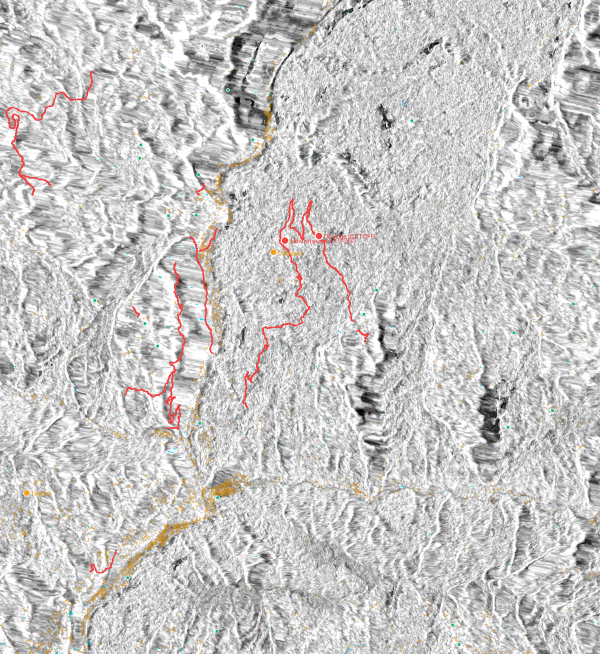
#> input picture submission/situation_map.png, 1200 x 1307 px (shown at 1/2 size)
$ python generate_walkthrough_animation.py
#> lines starting #> are read from the running program, lines starting #| are printed output that depends on the picture
"""
Generates an animated multi-frame demonstration walkthrough (demo_walkthrough.webp)
illustrating the dynamic swipe comparison, multi-layer overlay, point inspector drawer,
and EMSR927 independent validation.
"""

from pathlib import Path
import numpy as np
from PIL import Image, ImageDraw, ImageFont

def generate_walkthrough():
    workspace = Path(__file__).resolve().parent.parent
    sub_dir = workspace / "submission"
    run_dir = workspace / "runs" / "flood_20261014_082338_45889d"

    # Load base images
    sit_map_path = sub_dir / "situation_map.png"
    val_map_path = sub_dir / "emsr927_validation_comparison.png"

    if not sit_map_path.is_file() or not val_map_path.is_file():
        print("Required images not found.")
        return

    sit_img = Image.open(sit_map_path).convert("RGBA").resize((1200, 750))
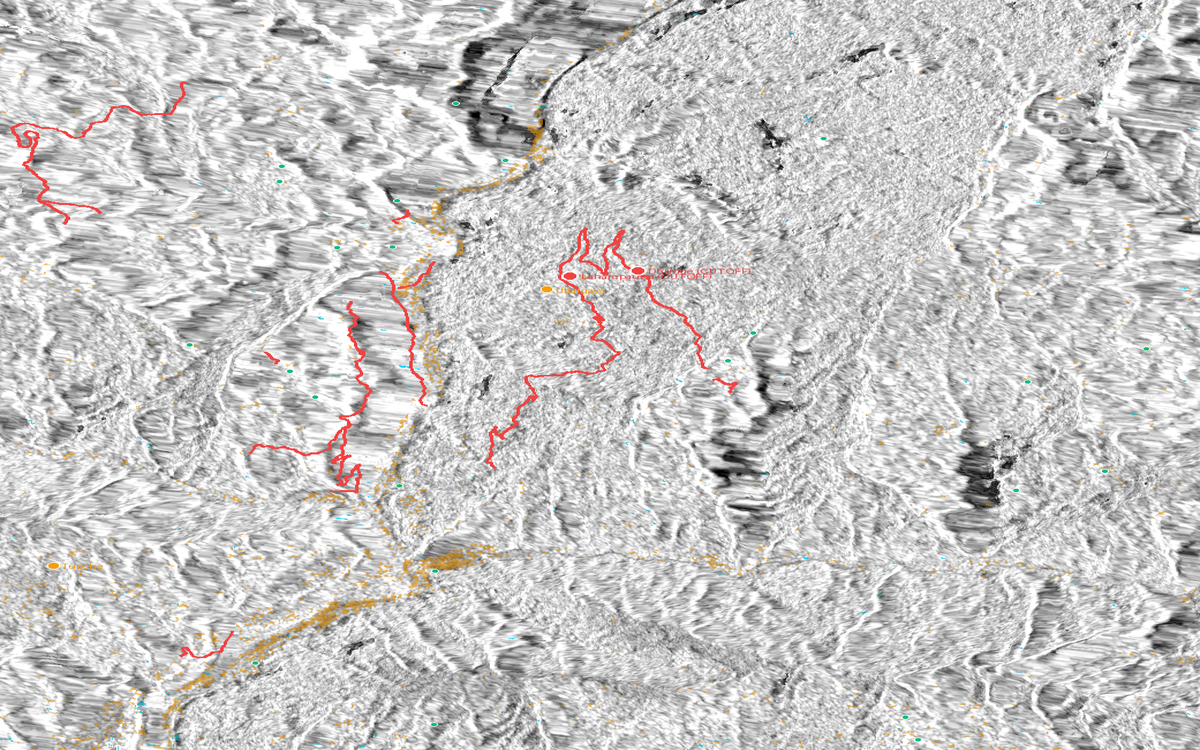
#> sit_img: PIL image 1200x750 RGBA; mean R, G, B, A 200, 198.4, 197.4, 255
    val_img = Image.open(val_map_path).convert("RGBA").resize((1200, 750))
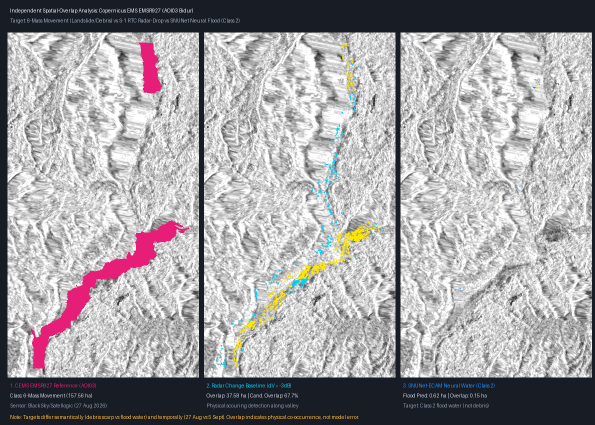
#> input picture submission/emsr927_validation_comparison.png, 1189 x 850 px (shown at 1/2 size)
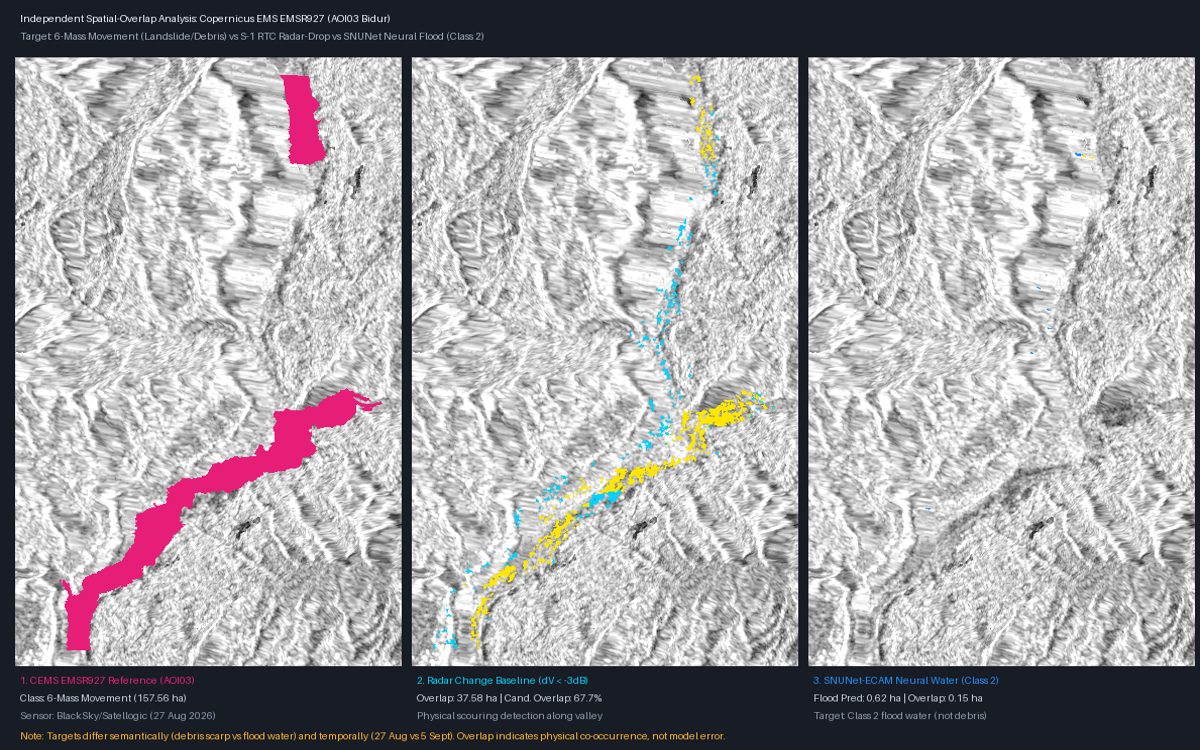
#> val_img: PIL image 1200x750 RGBA; mean R, G, B, A 163.9, 161.9, 164.2, 255

    # Also load pre and post SAR to create realistic swipe animation frames
    import rasterio
    with rasterio.open(run_dir / "rasters" / "pre_vv.tif") as s_pre:
        pre_db = 10.0 * np.log10(np.clip(s_pre.read(1), 1e-5, None))
    with rasterio.open(run_dir / "rasters" / "post_vv.tif") as s_post:
        post_db = 10.0 * np.log10(np.clip(s_post.read(1), 1e-5, None))

    pre_norm = (np.clip((pre_db - (-25.0)) / 22.0, 0.0, 1.0) * 255.0).astype(np.uint8)
    post_norm = (np.clip((post_db - (-25.0)) / 22.0, 0.0, 1.0) * 255.0).astype(np.uint8)

    pre_pil = Image.fromarray(pre_norm, mode="L").convert("RGBA").resize((1200, 750))
    post_pil = Image.fromarray(post_norm, mode="L").convert("RGBA").resize((1200, 750))

    frames = []

    # Frame generator helper
    def make_dashboard_frame(title_extra: str, map_content: Image.Image, inspector_text: str = None):
        frame = Image.new("RGBA", (1280, 850), (15, 23, 42, 255))
        draw = ImageDraw.Draw(frame)

        # Header bar
        draw.rectangle([0, 0, 1280, 55], fill=(30, 41, 59, 255))
        draw.text((20, 15), "FLOOD INTELLIGENCE PLATFORM — TRACK B: MAPPING FLOOD DAMAGE FROM SPACE", fill=(241, 245, 249, 255))
        draw.text((880, 15), "Sentinel-1 Orbit 19 | Trishuli Corridor, Nepal", fill=(56, 189, 248, 255))

        # Sub-bar
        draw.rectangle([0, 55, 1280, 85], fill=(24, 34, 50, 255))
        draw.text((20, 62), f"MODE: {title_extra}", fill=(245, 158, 11, 255))

        # Paste map
        frame.paste(map_content, (40, 95))

        # Optional Inspector Drawer
        if inspector_text:
            draw.rectangle([880, 95, 1240, 845], fill=(30, 41, 59, 240), outline=(56, 189, 248, 255), width=2)
            draw.text((900, 115), "PIXEL INSPECTION", fill=(56, 189, 248, 255))
            y = 150
            for line in inspector_text.split("\n"):
                draw.text((900, y), line, fill=(241, 245, 249, 255))
                y += 24

        return frame

    # 1. Title Sequence (2 frames)
    f_intro = make_dashboard_frame("Operational Overview (August 2026 GLOF Event)", sit_img)
    for _ in range(3):
        frames.append(f_intro)

    # 2. Swipe Motion Sequence (Swipe divider moving from 15% to 85% and back)
    W_m, H_m = 1200, 750
    for split_pct in [0.2, 0.35, 0.5, 0.65, 0.8, 0.65, 0.5]:
        split_x = int(W_m * split_pct)
        swipe_img = pre_pil.copy()
        post_crop = post_pil.crop((split_x, 0, W_m, H_m))
        swipe_img.paste(post_crop, (split_x, 0))

        # Draw divider line and badges
        s_draw = ImageDraw.Draw(swipe_img)
        s_draw.line([(split_x, 0), (split_x, H_m)], fill=(0, 210, 255, 255), width=3)
        s_draw.rectangle([20, 20, 240, 50], fill=(15, 23, 42, 220), outline=(56, 189, 248, 255))
        s_draw.text((30, 28), "PRE-EVENT: 2026-08-24", fill=(56, 189, 248, 255))
        s_draw.rectangle([W_m - 260, 20, W_m - 20, 50], fill=(15, 23, 42, 220), outline=(245, 158, 11, 255))
        s_draw.text((W_m - 250, 28), "POST-EVENT: 2026-09-05", fill=(245, 158, 11, 255))

        f_swipe = make_dashboard_frame(f"Swipe Comparison ({int(split_pct*100)}% Divider)", swipe_img)
        frames.append(f_swipe)

    # 3. Multi-Layer Overlay & Point Inspector Sequence
    insp_text = (
        "Lon: 85.20000 | Lat: 28.00000\n"
        "Pre VV: -3.85 dB\n"
        "Post VV: -6.71 dB\n"
        "Delta VV: -2.86 dB\n"
        "Slope: 27.5 deg | Elev: 1215m\n"
        "SNUNet Class: 0 (No Water)\n"
        "SNUNet Prob: 0.0%\n"
        "Classical: Not Met\n\n"
        "REASONING:\n"
        "A backscatter decrease of\n"
        "2.86 dB is measured. The\n"
        "classical drop (< -3 dB) is\n"
        "not met and slope (27.5 deg)\n"
        "exceeds 15 deg filter.\n"
        "SNUNet classifies as dry\n"
        "land (0% flood probability).\n\n"
        "INFRASTRUCTURE:\n"
        "Exposed Road: 49m away\n"
        "Laharepauwa: CUT-OFF\n"
        "Dhunge: CUT-OFF"
    )
    f_inspect = make_dashboard_frame("Multi-Layer Overlay & Clickable Point Inspector", sit_img, insp_text)
    for _ in range(4):
        frames.append(f_inspect)

    # 4. EMSR927 Validation Benchmark Sequence
    f_val = make_dashboard_frame("EMSR927 Independent Reference Benchmark (157.6 ha Debris Flow)", val_img)
    for _ in range(4):
        frames.append(f_val)

    # Save as animated WebP
    out_webp = sub_dir / "demo_walkthrough.webp"
    frames[0].save(
        out_webp,
        "WEBP",
        save_all=True,
        append_images=frames[1:],
        duration=650,
        loop=0,
        quality=90
    )
    print(f"Generated demo walkthrough animation at {out_webp} ({len(frames)} frames)")

if __name__ == "__main__":
    generate_walkthrough()
#> (the call stopped at in generate_walkthrough, `with rasterio.open(run_dir / "rasters" / "pre_vv.tif") as s_pre:`: rasterio is not available in this run)
